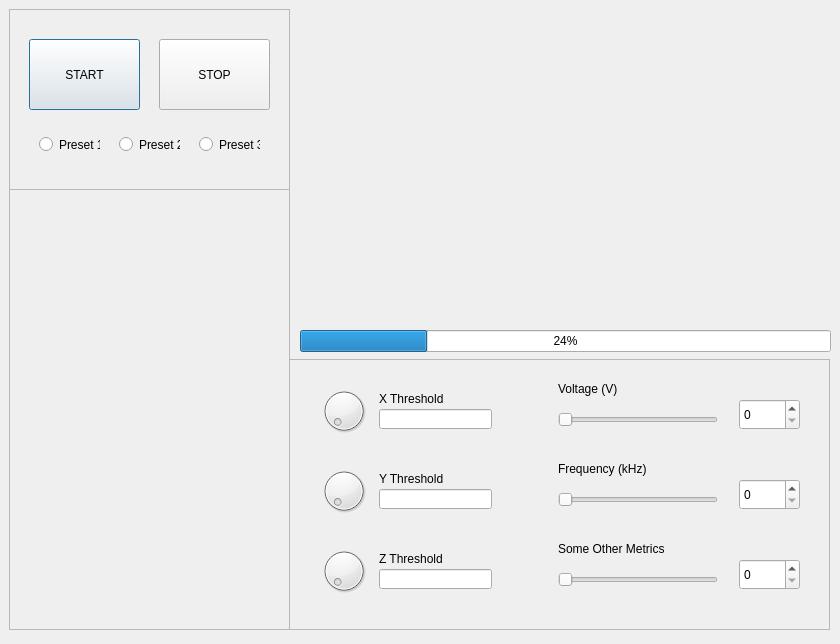
<?xml version="1.0" encoding="UTF-8"?>
<ui version="4.0">
 <class>Dialog</class>
 <widget class="QDialog" name="Dialog">
  <property name="geometry">
   <rect>
    <x>0</x>
    <y>0</y>
    <width>840</width>
    <height>644</height>
   </rect>
  </property>
  <property name="windowTitle">
   <string>Dialog</string>
  </property>
  <widget class="QWidget" name="gridLayoutWidget_3">
   <property name="geometry">
    <rect>
     <x>300</x>
     <y>10</y>
     <width>531</width>
     <height>311</height>
    </rect>
   </property>
   <layout class="QGridLayout" name="gridLayout_3">
    <item row="0" column="0">
     <widget class="PlotWidget" name="widget" native="true"/>
    </item>
   </layout>
  </widget>
  <widget class="QWidget" name="gridLayoutWidget_4">
   <property name="geometry">
    <rect>
     <x>300</x>
     <y>330</y>
     <width>531</width>
     <height>23</height>
    </rect>
   </property>
   <layout class="QGridLayout" name="gridLayout_4">
    <item row="0" column="0">
     <widget class="QProgressBar" name="progressBar">
      <property name="value">
       <number>24</number>
      </property>
     </widget>
    </item>
   </layout>
  </widget>
  <widget class="QFrame" name="frame">
   <property name="geometry">
    <rect>
     <x>9</x>
     <y>9</y>
     <width>281</width>
     <height>181</height>
    </rect>
   </property>
   <property name="frameShape">
    <enum>QFrame::StyledPanel</enum>
   </property>
   <property name="frameShadow">
    <enum>QFrame::Raised</enum>
   </property>
   <widget class="QPushButton" name="pushButton">
    <property name="geometry">
     <rect>
      <x>20</x>
      <y>30</y>
      <width>111</width>
      <height>71</height>
     </rect>
    </property>
    <property name="text">
     <string>START</string>
    </property>
   </widget>
   <widget class="QPushButton" name="pushButton_3">
    <property name="geometry">
     <rect>
      <x>150</x>
      <y>30</y>
      <width>111</width>
      <height>71</height>
     </rect>
    </property>
    <property name="text">
     <string>STOP</string>
    </property>
   </widget>
   <widget class="QRadioButton" name="radioButton">
    <property name="geometry">
     <rect>
      <x>30</x>
      <y>120</y>
      <width>61</width>
      <height>31</height>
     </rect>
    </property>
    <property name="text">
     <string>Preset 1</string>
    </property>
   </widget>
   <widget class="QRadioButton" name="radioButton_2">
    <property name="geometry">
     <rect>
      <x>110</x>
      <y>120</y>
      <width>61</width>
      <height>31</height>
     </rect>
    </property>
    <property name="text">
     <string>Preset 2</string>
    </property>
   </widget>
   <widget class="QRadioButton" name="radioButton_3">
    <property name="geometry">
     <rect>
      <x>190</x>
      <y>120</y>
      <width>61</width>
      <height>31</height>
     </rect>
    </property>
    <property name="text">
     <string>Preset 3</string>
    </property>
   </widget>
  </widget>
  <widget class="QFrame" name="frame_2">
   <property name="geometry">
    <rect>
     <x>289</x>
     <y>359</y>
     <width>541</width>
     <height>271</height>
    </rect>
   </property>
   <property name="frameShape">
    <enum>QFrame::StyledPanel</enum>
   </property>
   <property name="frameShadow">
    <enum>QFrame::Raised</enum>
   </property>
   <widget class="QSlider" name="horizontalSlider">
    <property name="geometry">
     <rect>
      <x>269</x>
      <y>50</y>
      <width>160</width>
      <height>22</height>
     </rect>
    </property>
    <property name="orientation">
     <enum>Qt::Horizontal</enum>
    </property>
   </widget>
   <widget class="QSlider" name="horizontalSlider_2">
    <property name="geometry">
     <rect>
      <x>269</x>
      <y>130</y>
      <width>160</width>
      <height>22</height>
     </rect>
    </property>
    <property name="orientation">
     <enum>Qt::Horizontal</enum>
    </property>
   </widget>
   <widget class="QSlider" name="horizontalSlider_3">
    <property name="geometry">
     <rect>
      <x>269</x>
      <y>210</y>
      <width>160</width>
      <height>22</height>
     </rect>
    </property>
    <property name="orientation">
     <enum>Qt::Horizontal</enum>
    </property>
   </widget>
   <widget class="QLineEdit" name="lineEdit">
    <property name="geometry">
     <rect>
      <x>90</x>
      <y>50</y>
      <width>113</width>
      <height>20</height>
     </rect>
    </property>
   </widget>
   <widget class="QLineEdit" name="lineEdit_4">
    <property name="geometry">
     <rect>
      <x>90</x>
      <y>210</y>
      <width>113</width>
      <height>20</height>
     </rect>
    </property>
   </widget>
   <widget class="QLabel" name="label">
    <property name="geometry">
     <rect>
      <x>90</x>
      <y>110</y>
      <width>111</width>
      <height>20</height>
     </rect>
    </property>
    <property name="text">
     <string>Y Threshold</string>
    </property>
   </widget>
   <widget class="QLabel" name="label_2">
    <property name="geometry">
     <rect>
      <x>90</x>
      <y>190</y>
      <width>111</width>
      <height>20</height>
     </rect>
    </property>
    <property name="text">
     <string>Z Threshold</string>
    </property>
   </widget>
   <widget class="QLabel" name="label_3">
    <property name="geometry">
     <rect>
      <x>90</x>
      <y>30</y>
      <width>111</width>
      <height>20</height>
     </rect>
    </property>
    <property name="text">
     <string>X Threshold</string>
    </property>
   </widget>
   <widget class="QLabel" name="label_4">
    <property name="geometry">
     <rect>
      <x>269</x>
      <y>20</y>
      <width>111</width>
      <height>20</height>
     </rect>
    </property>
    <property name="text">
     <string>Voltage (V)</string>
    </property>
   </widget>
   <widget class="QLabel" name="label_5">
    <property name="geometry">
     <rect>
      <x>269</x>
      <y>100</y>
      <width>111</width>
      <height>20</height>
     </rect>
    </property>
    <property name="text">
     <string>Frequency (kHz)</string>
    </property>
   </widget>
   <widget class="QDial" name="dial">
    <property name="geometry">
     <rect>
      <x>30</x>
      <y>20</y>
      <width>50</width>
      <height>64</height>
     </rect>
    </property>
   </widget>
   <widget class="QDial" name="dial_2">
    <property name="geometry">
     <rect>
      <x>30</x>
      <y>100</y>
      <width>50</width>
      <height>64</height>
     </rect>
    </property>
   </widget>
   <widget class="QDial" name="dial_3">
    <property name="geometry">
     <rect>
      <x>30</x>
      <y>180</y>
      <width>50</width>
      <height>64</height>
     </rect>
    </property>
   </widget>
   <widget class="QLabel" name="label_6">
    <property name="geometry">
     <rect>
      <x>269</x>
      <y>180</y>
      <width>111</width>
      <height>20</height>
     </rect>
    </property>
    <property name="text">
     <string>Some Other Metrics</string>
    </property>
   </widget>
   <widget class="QSpinBox" name="spinBox">
    <property name="geometry">
     <rect>
      <x>450</x>
      <y>40</y>
      <width>61</width>
      <height>31</height>
     </rect>
    </property>
   </widget>
   <widget class="QSpinBox" name="spinBox_2">
    <property name="geometry">
     <rect>
      <x>450</x>
      <y>120</y>
      <width>61</width>
      <height>31</height>
     </rect>
    </property>
   </widget>
   <widget class="QSpinBox" name="spinBox_3">
    <property name="geometry">
     <rect>
      <x>450</x>
      <y>200</y>
      <width>61</width>
      <height>31</height>
     </rect>
    </property>
   </widget>
   <widget class="QLineEdit" name="lineEdit_2">
    <property name="geometry">
     <rect>
      <x>90</x>
      <y>130</y>
      <width>113</width>
      <height>20</height>
     </rect>
    </property>
   </widget>
  </widget>
  <widget class="QFrame" name="frame_3">
   <property name="geometry">
    <rect>
     <x>9</x>
     <y>189</y>
     <width>281</width>
     <height>441</height>
    </rect>
   </property>
   <property name="frameShape">
    <enum>QFrame::StyledPanel</enum>
   </property>
   <property name="frameShadow">
    <enum>QFrame::Raised</enum>
   </property>
   <widget class="QLabel" name="label_13">
    <property name="geometry">
     <rect>
      <x>6</x>
      <y>2</y>
      <width>271</width>
      <height>441</height>
     </rect>
    </property>
    <property name="text">
     <string/>
    </property>
    <property name="pixmap">
     <pixmap>../../fashion-template-of-standing-men-in-different-point-of-view-9-head-size-for-technical-drawing-gentlemen-figure-front-side-3-4-and-back-view-vector-outline-boy-for-fashion-sketching-and-illustration-2B2Y9A2.jpg</pixmap>
    </property>
    <property name="scaledContents">
     <bool>true</bool>
    </property>
   </widget>
  </widget>
 </widget>
 <customwidgets>
  <customwidget>
   <class>PlotWidget</class>
   <extends>QWidget</extends>
   <header>pyqtgraph.h</header>
   <container>1</container>
  </customwidget>
 </customwidgets>
 <resources/>
 <connections/>
</ui>
